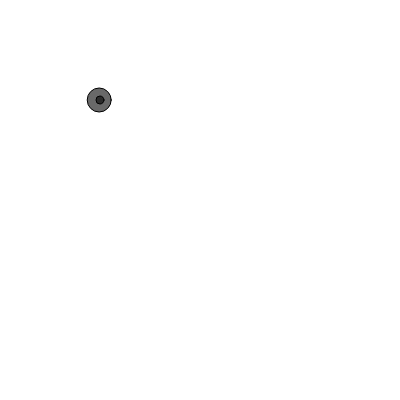
Frame 1 (no input)
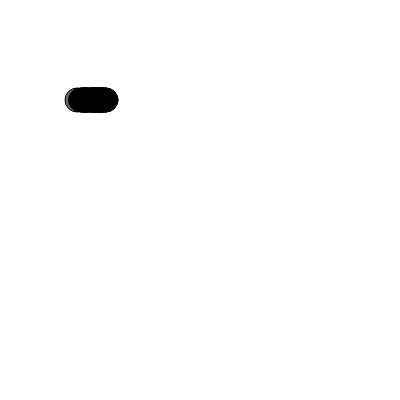
Frame 60 (no input)
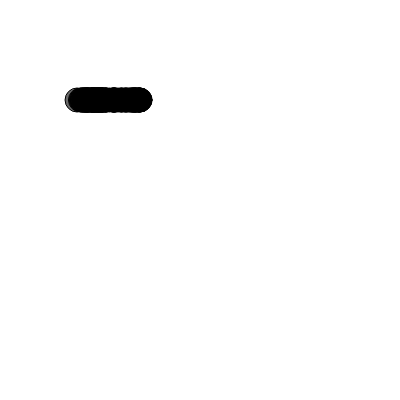
Frame 120 (the mouse pressed at the canvas centre since frame 60)

The p5.js sketch that drew these frames (run headless with seeded random() and noise() and a simulated clock; from frame 60 on, the mouse is pressed at the canvas centre):

// p5.js sketch
// ── sketch.js
var particle;

function setup() {
	createCanvas(400, 400);
	particle = new Particle(100,100);
}

function draw() {
	//background(200);
	particle.update();
	particle.show();
}

// ── particle.js
function Particle(x,y) {
		this.x = x;
		this.y = y;



    this.history = [];

		this.update = function() {
      this.x += random(-5, 5);
      this.x += random(-5, 5);

    }
    
    var v = createVector(this.x, this.y);
    this.history.push(v);
    print(this.history.length);

    this.show = function() {
      stroke(0);
      fill(0, 150);
      ellipse(this.x, this.y, 24, 24);

      for (var i = 0; i < this.history.length; i++) {
        var pos = this.history[i];
        ellipse(pos.x, pos.y, 8, 8);
      }
    }
	}
